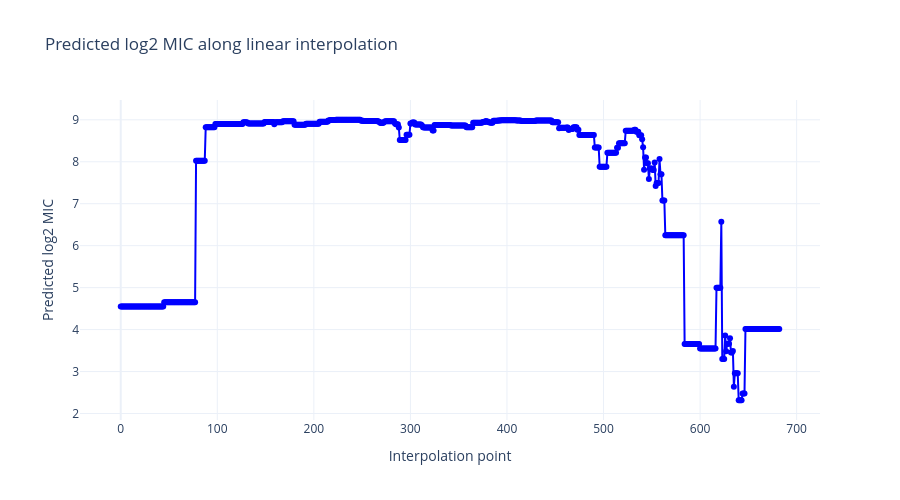

Notebook cell for this chart:
### Code cell
fig = go.Figure(
    go.Scatter(
        x=np.arange(len(linear_interpolation_scores)),
        y=linear_interpolation_scores,
        mode="lines+markers",
        line={"color": "blue"},
        marker={"size": 6},
        customdata=list(zip(interpolation_sequences, linear_interpolation_scores)),
        hovertemplate=(
            "Path point: %{x}<br>"
            "Sequence: %{customdata[0]}<br>"
            "log2 MIC: %{customdata[1]:.4f}<extra></extra>"
        ),
    )
)

fig.update_layout(
    title="Predicted log2 MIC along linear interpolation",
    xaxis_title="Interpolation point",
    yaxis_title="Predicted log2 MIC",
    template="plotly_white",
    width=900,
    height=500,
)

fig.show()

### Figure 1 — Plotly figure (JSON) as saved in the notebook; plotly's stock layout.template omitted (floating-point values rounded to 4 significant figures; data arrays with more than 128 entries replaced by an {"elided": "..."} marker saying what was removed)
{"data": [{"customdata": {"elided": "683x2 mixed values"}, "hovertemplate": "Path point: %{x}<br>Sequence: %{customdata[0]}<br>log2 MIC: %{customdata[1]:.4f}<extra></extra>", "line": {"color": "blue"}, "marker": {"size": 6}, "mode": "lines+markers", "type": "scatter", "x": {"elided": "683 int values"}, "y": {"elided": "683 float values"}}], "layout": {"height": 500, "title": {"text": "Predicted log2 MIC along linear interpolation"}, "width": 900, "xaxis": {"title": {"text": "Interpolation point"}}, "yaxis": {"title": {"text": "Predicted log2 MIC"}}}}
